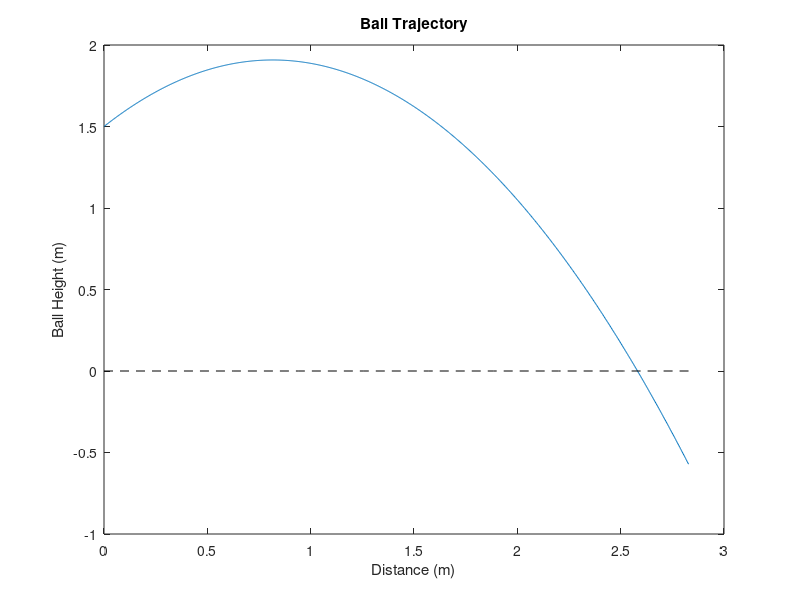

Recreate this plot in MATLAB.
% MIT 6.057 Intro Matlab 
% Homework 1
% https://ocw.mit.edu/courses/electrical-engineering-and-computer-science/6-057-introduction-to-matlab-january-iap-2019/assignments/MIT6_057IAP19_hw1.pdf
%

%% Optional Problem 1 Throwing a ball

% (b) constants and initial configuration
GACC = 9.8; % m/s^2, gravitational constant 

initHeight = 1.5; % m
initVel = 4; % m/s
initVelAngle = 45; % degrees

% (c) time vector
t = linspace(0,1,1000); % s

% (d) distance and height trajectory
x = initVel * cos( initVelAngle * pi / 180 ) * t; % distance
y =   initHeight ...
    + initVel * sin( initVelAngle * pi / 180 ) * t ...
    - GACC / 2 * t.^2; % height

% (e) hits ground
ind = find( y < 0 );
if ~isempty(ind)
    disp(['The ball hits the ground at a distance of ', ...
          num2str( x( ind(1) ) ), ' meters.']);
end

% (f)
figure;
plot(x,y);
xlabel('Distance (m)');
ylabel('Ball Height (m)');
title('Ball Trajectory');

hold on
plot(linspace(0,max(x),10),zeros(1,10),'k--');

